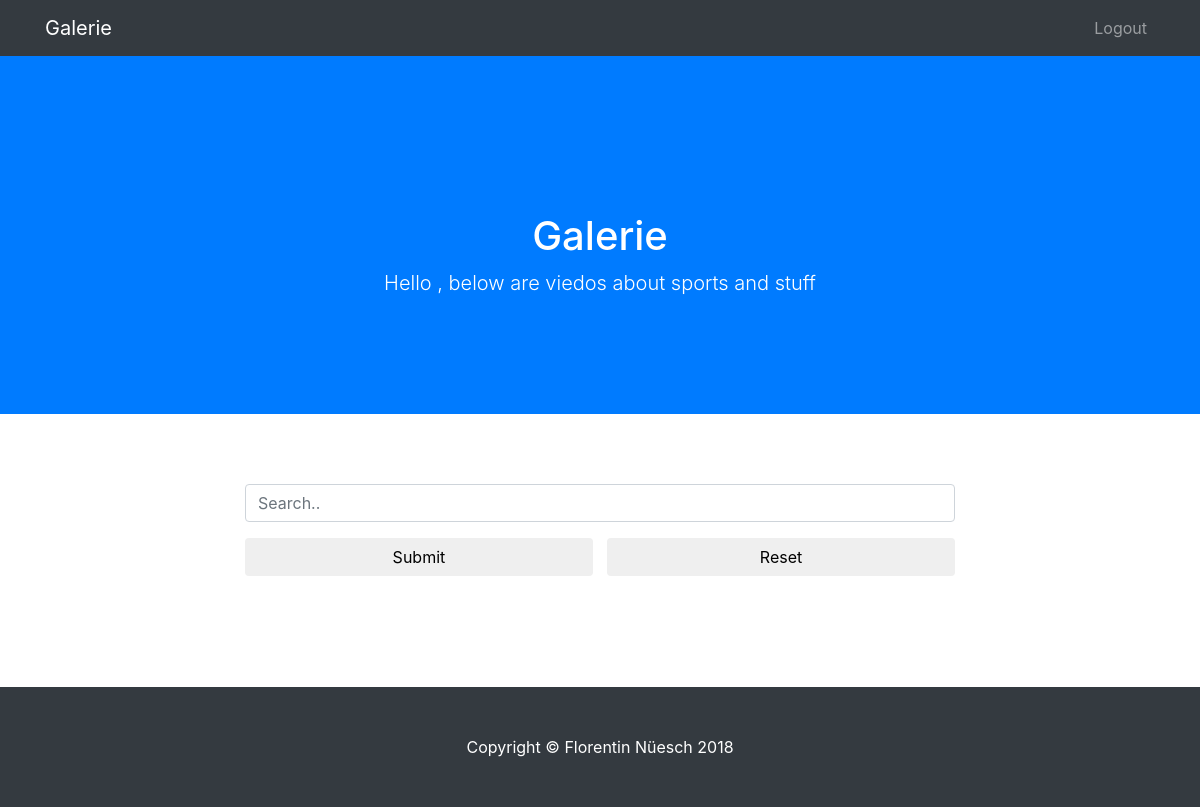
The page /galerie.php on the database as committed earlier.
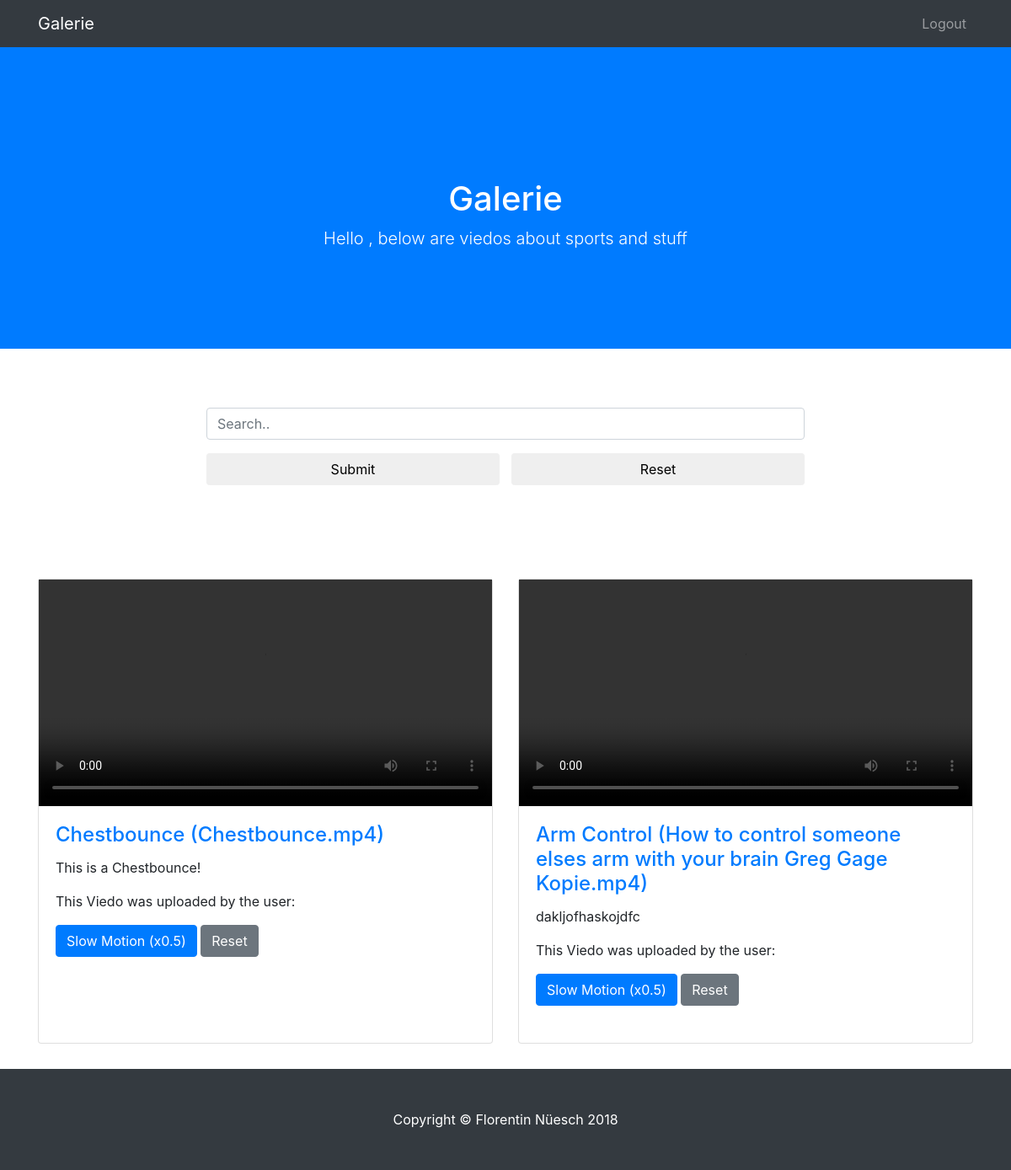
The same page on the database as committed later.
### tables this page shows
CREATE TABLE TVideos (VidNummer INTEGER PRIMARY KEY AUTOINCREMENT, VidName String, VidSchlagwort String, VidBeschreibung String, "UsrId");

### galerie.php (the view, shortened to what this page needs)
<!DOCTYPE html>
<html lang="en">
  <head>
    <link href="vendor/bootstrap/css/bootstrap.min.css" rel="stylesheet">
    <link href="css/scrolling-nav.css" rel="stylesheet">
  </head>
  <body id="page-top">
    <nav class="navbar navbar-expand-lg navbar-dark bg-dark fixed-top" id="mainNav">
      <div class="container">
        <a class="navbar-brand js-scroll-trigger" href="#page-top">Galerie</a>
        <div class="collapse navbar-collapse" id="navbarResponsive">
          <ul class="navbar-nav ml-auto">
            <li class="nav-item">
              <a class="nav-link js-scroll-trigger" href="index.php">Logout</a>
            </li>
          </ul>
        </div>
      </div>
    </nav>
    <header class="bg-primary text-white">
      <div class="container text-center">
        <h1>Galerie</h1>
        <p class="lead">Hello <?php include 'config.php';
        echo $_SESSION["vorname"];?>, below are viedos about sports and stuff</p>
      </div>
    </header>
    <div class="container">
        <div style="text-align: center; font-size: 1.5em; color: #007bff; padding-top: 2%">
        </div>
        <br><br>
        <div class="col-lg-8 mx-auto">
            <form method="post" action="galerie.php">
                <div class="form-group">
                    <input type="text" class="form-control" id="search" placeholder="Search.." name="search">
                </div>
                <button type="submit" style="width: 49%" class="btn btn-default">Submit</button>
                <button type="submit" style="width: 49%; float: right" name="reset" value="reset" class="btn btn-default">Reset</button>
            </form>
        </div>
        <div class="row">
        <?php
        if(isset($_POST['search'])){
            $res = $db->query("SELECT * FROM TVideos where VidSchlagwort LIKE '%$schlagwort%'");
        }else{
            $res = $db->query("SELECT * FROM TVideos");
        }
        while ($dsatz = $res->fetchArray(SQLITE3_ASSOC)) {
            $file = $dsatz["VidName"];
            $beschreibung = $dsatz["VidBeschreibung"];
            $schlagwort = $dsatz["VidSchlagwort"];
            $upUsrId = $dsatz["UsrId"];
            $pfad = "videos/".$file;
        ?>
            <div class="col-lg-6 portfolio-item">
                <div class="card h-100">
                    <video id="<?=$schlagwort;?>" width="100%" height="auto" controls>
                        <source src="<?php echo $pfad; ?>" type="video/mp4">
                        <source src="<?php echo $pfad; ?>" type="video/ogg">
                    </video>
                    <div class="card-body">
                        <h4 class="card-title">
                            <a href="#"><?php echo $schlagwort." (".$file.")"?></a>
                        </h4>
                        <p class="card-text"><?php echo $beschreibung?>
                        <p>This Viedo was uploaded by the user: <?php echo $upUsrId; ?></p></p>
                        <button onclick="setPlaySpeed('<?=$schlagwort;?>')" type="button" class="btn btn-primary">Slow Motion (x0.5)</button>
                        <button onclick="resetPlaySpeed('<?=$schlagwort;?>')" type="button" class="btn btn-secondary">Reset</button><br><br>
                    </div>
                </div>
            </div>
            <?php } ?>
        </div>
    </div>
    <footer class="py-5 bg-dark">
      <div class="container">
        <p class="m-0 text-center text-white">Copyright &copy; Florentin Nüesch 2018</p>
      </div>
    </footer>
  </body>
</html>

Rows that differ between the two databases and show on the page:
added tvideos: VidSchlagwort "Chestbounce", VidName "Chestbounce.mp4", VidBeschreibung "This is a Chestbounce!"
added tvideos: VidSchlagwort "Arm Control", VidName "How to control someone elses arm with your brain Greg Gage Kopie.mp4", VidBeschreibung "dakljofhaskojdfc"
